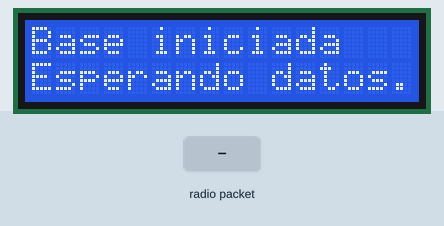
Simulated run of this sketch. Board: Arduino Uno, built with avr-gcc and run on an emulated ATmega328P. On the bench: 16×2 character LCD. Inputs (shaded band) come from the test bench. No radio packets arrive unless stated; what the sketch prints to the serial monitor is not drawn.

Above: at 1.2 s.
1.3 s: radio packet "1" arrives
At 2.6 s:
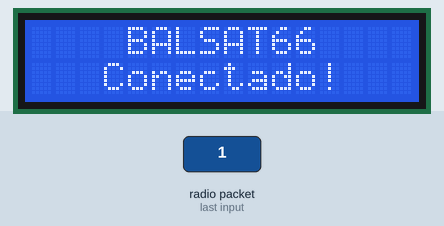
2.9 s: radio packet "0" arrives
Timing chart, 0 to 5.9 s (numbered marks = the images above; inputs shaded):
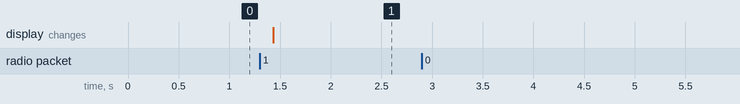

Measured:
- after the input at 1.3 s, the display: changes after 0.13 s (image 1)
- after the input at 2.9 s, every drawn part: stays the same

The sketch:

Base.ino
```cpp
//Librerias
#include <RH_NRF24.h>
#include <SPI.h>
#include <LiquidCrystal_I2C.h>

#define CE_PIN 7
#define CSN_PIN 8
#define CHANNEL 123
#define PAYLOAD_SIZE 20


//Objetos
LiquidCrystal_I2C lcd(0x27,16,2);
RH_NRF24 radio;

int16_t ax, ay, az, gx, gy, gz, axms2, ayms2, azms2;
float t, h;
unsigned long lastTime = 0, sampleTime = 200;
int16_t girosc_ang_x, girosc_ang_y;
int16_t girosc_ang_x_prev, girosc_ang_y_prev;
long prev, dt;

void setup() {
  Serial.begin(9600);

  lcd.init();
  lcd.backlight();

  if (!radio.init()) {
    lcd.print("Error al iniciar");
  }
  radio.setChannel(CHANNEL);
  radio.setRF(RH_NRF24::DataRate2Mbps, RH_NRF24::TransmitPower0dBm);

  lcd.print("Base iniciada");
  lcd.setCursor(0, 1);
  lcd.print("Esperando datos...");

}

void loop() {
  if(millis()-lastTime>sampleTime)
  {
    lastTime = millis();
    uint8_t data[PAYLOAD_SIZE];
    uint8_t len = sizeof(data);

    if (radio.recv(data, &len)) {
      lcd.clear();
      lcd.setCursor(4, 0);
      lcd.print("BALSAT66");
      lcd.setCursor(3, 1);
      lcd.print("Conectado!");

      memcpy(&ax, data, 2);
      memcpy(&ay, data + 2, 2);
      memcpy(&az, data + 4, 2);
      memcpy(&gx, data + 6, 2);
      memcpy(&gy, data + 8, 2);
      memcpy(&gz, data + 10, 2);
      memcpy(&t, data + 12, 4);
      memcpy(&h, data + 16, 4);

      axms2 =  ax * (9.81/16384.0);
      ayms2 =  ay * (9.81/16384.0);
      azms2 =  az * (9.81/16384.0);

      float accel_ang_x=atan(ax/sqrt(pow(ay,2) + pow(az,2)))*(180.0/3.14);
      float accel_ang_y=atan(ay/sqrt(pow(ax,2) + pow(az,2)))*(180.0/3.14);

      Serial.println(axms2);
      Serial.println(ayms2);
      Serial.println(azms2);
      Serial.println(accel_ang_x);
      Serial.println(accel_ang_y);
      //Serial.println(gz);
      Serial.println(t);
      Serial.println(h);
    }
  }
}

float scaling(float x, float in_min, float in_max, float out_min, float out_max)
{
  return (x - in_min) * (out_max - out_min) / (in_max - in_min) + out_min;
}
```
